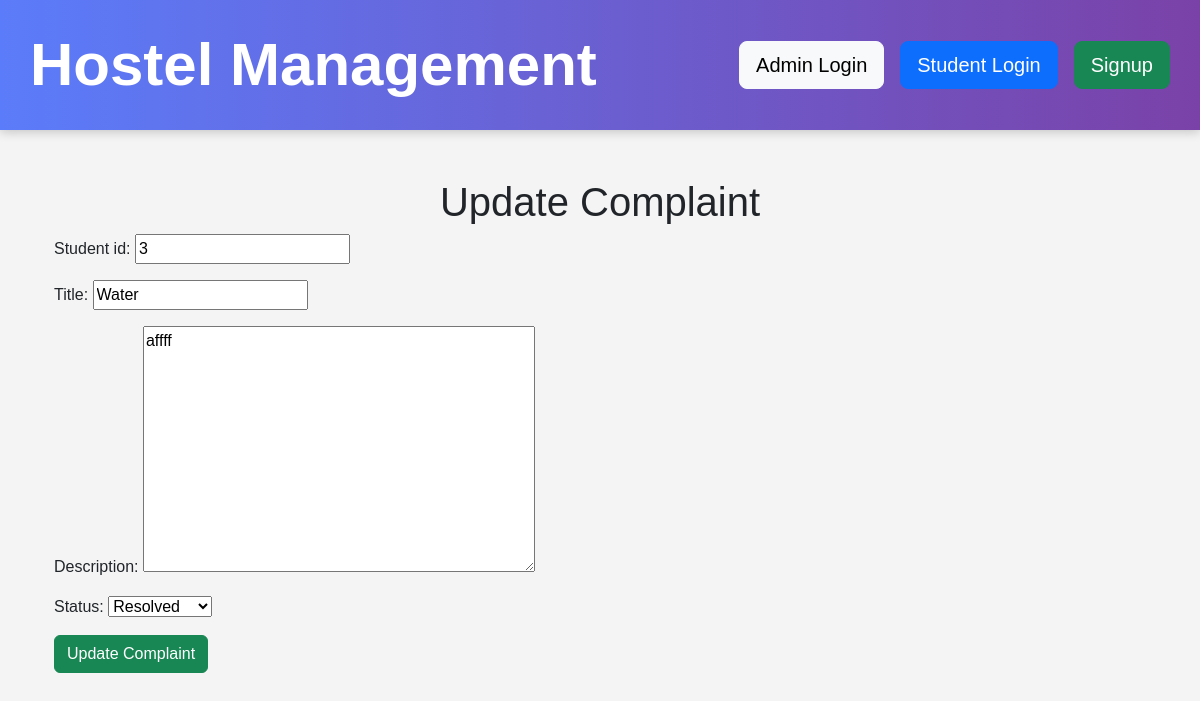
The page /update-complaint/5/ on the database its author committed.
### hostel_app/models.py (models this page shows, shortened)
class Complaint(models.Model):
    STATUS_CHOICES = [
        ("Pending", "Pending"),
        ("In Progress", "In Progress"),
        ("Resolved", "Resolved")
    ]
    student = models.ForeignKey(
        Student,
        on_delete=models.CASCADE
    )
    title = models.CharField(
        max_length=200
    )
    description = models.TextField()
    complaint_date = models.DateField(
        auto_now_add=True
    )
    status = models.CharField(
        max_length=20,
        choices=STATUS_CHOICES
    )

### hostel_app/views.py (the view)
def update_complaint(request, id):
    complaint = Complaint.objects.get(id=id)
    if request.method == "POST":
        form = ComplaintForm(request.POST)
        if form.is_valid():
            student_id = form.cleaned_data["student_id"]
            student = Student.objects.get(
                id=student_id
            )
            complaint.student = student
            complaint.title = form.cleaned_data["title"]
            complaint.description = form.cleaned_data["description"]
            complaint.status = form.cleaned_data["status"]
            complaint.save()
            return redirect("complaint-list")
    else:
        form = ComplaintForm(
            initial={
                "student_id": complaint.student.id,
                "title": complaint.title,
                "description": complaint.description,
                "status": complaint.status
            }
        )
    context = {
        "form": form
    }
    return render(
        request,
        "complaints/update_complaint.html",
        context
    )

### hostel_app/forms.py
class ComplaintForm(forms.Form):
    STATUS_CHOICES = [
        ("Pending", "Pending"),
        ("In Progress", "In Progress"),
        ("Resolved", "Resolved")
    ]
    student_id = forms.IntegerField()
    title = forms.CharField(
        max_length=200
    )
    description = forms.CharField(
        widget=forms.Textarea
    )
    status = forms.ChoiceField(
        choices=STATUS_CHOICES
    )

### hostel_app/templates/complaints/update_complaint.html (shortened to what this page needs)
{% extends 'master.html' %}
{% block content %}
<div class="container mt-5">
    <h1 class="text-center">
        Update Complaint
    </h1>
    <form method="POST">
        {{ form.as_p }}
        <button class="btn btn-success">
            Update Complaint
        </button>
    </form>
</div>
{% endblock %}

### hostel_app/templates/master.html (style rules this page uses)
body { background-color: #f4f4f4; margin: 0; padding: 0; font-family: Arial, sans-serif; }

### rows shown on the page
Complaint: student_id "3", title "Water", description "affff", status "Resolved"
